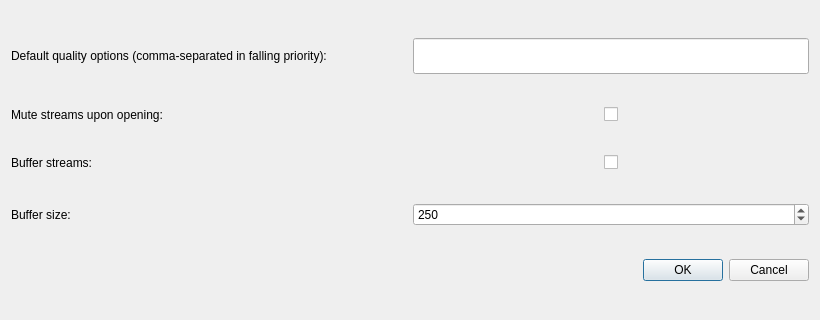
<?xml version="1.0" encoding="UTF-8"?>
<ui version="4.0">
 <class>SettingsDialog</class>
 <widget class="QDialog" name="SettingsDialog">
  <property name="geometry">
   <rect>
    <x>0</x>
    <y>0</y>
    <width>820</width>
    <height>320</height>
   </rect>
  </property>
  <property name="windowTitle">
   <string>Settings</string>
  </property>
  <layout class="QVBoxLayout" name="verticalLayout">
   <item>
    <layout class="QHBoxLayout" name="qualityOptionsLayout">
     <item alignment="Qt::AlignLeft">
      <widget class="QLabel" name="qualityOptionsLabel">
       <property name="text">
        <string>Default quality options (comma-separated in falling priority):</string>
       </property>
      </widget>
     </item>
     <item>
      <widget class="QLineEdit" name="qualityOptionsLineEdit">
       <property name="sizePolicy">
        <sizepolicy hsizetype="Minimum" vsizetype="Fixed">
         <horstretch>0</horstretch>
         <verstretch>0</verstretch>
        </sizepolicy>
       </property>
       <property name="minimumSize">
        <size>
         <width>275</width>
         <height>36</height>
        </size>
       </property>
      </widget>
     </item>
    </layout>
   </item>
   <item>
    <layout class="QHBoxLayout" name="muteStreamsLayout">
     <item>
      <widget class="QLabel" name="muteStreamsLabel">
       <property name="text">
        <string>Mute streams upon opening:</string>
       </property>
      </widget>
     </item>
     <item alignment="Qt::AlignHCenter">
      <widget class="QCheckBox" name="muteStreamsCheckBox">
       <property name="text">
        <string/>
       </property>
       <property name="checked">
        <bool>false</bool>
       </property>
      </widget>
     </item>
    </layout>
   </item>
   <item>
    <layout class="QHBoxLayout" name="bufferStreamsLayout">
     <item alignment="Qt::AlignLeft">
      <widget class="QLabel" name="bufferStreamLabel">
       <property name="text">
        <string>Buffer streams:</string>
       </property>
      </widget>
     </item>
     <item alignment="Qt::AlignHCenter">
      <widget class="QCheckBox" name="bufferStreamCheckBox">
       <property name="text">
        <string/>
       </property>
       <property name="checked">
        <bool>false</bool>
       </property>
      </widget>
     </item>
    </layout>
   </item>
   <item>
    <layout class="QHBoxLayout" name="bufferSizeLayout">
     <item alignment="Qt::AlignLeft">
      <widget class="QLabel" name="bufferSizeLabel">
       <property name="text">
        <string>Buffer size:</string>
       </property>
      </widget>
     </item>
     <item>
      <widget class="QSpinBox" name="bufferSizeSpinBox">
       <property name="maximum">
        <number>1000000</number>
       </property>
       <property name="singleStep">
        <number>10</number>
       </property>
       <property name="value">
        <number>250</number>
       </property>
      </widget>
     </item>
    </layout>
   </item>
   <item>
    <widget class="QDialogButtonBox" name="buttonBox">
     <property name="orientation">
      <enum>Qt::Horizontal</enum>
     </property>
     <property name="standardButtons">
      <set>QDialogButtonBox::Cancel|QDialogButtonBox::Ok</set>
     </property>
    </widget>
   </item>
  </layout>
 </widget>
 <resources/>
 <connections>
  <connection>
   <sender>buttonBox</sender>
   <signal>accepted()</signal>
   <receiver>SettingsDialog</receiver>
   <slot>accept()</slot>
   <hints>
    <hint type="sourcelabel">
     <x>248</x>
     <y>254</y>
    </hint>
    <hint type="destinationlabel">
     <x>157</x>
     <y>274</y>
    </hint>
   </hints>
  </connection>
  <connection>
   <sender>buttonBox</sender>
   <signal>rejected()</signal>
   <receiver>SettingsDialog</receiver>
   <slot>reject()</slot>
   <hints>
    <hint type="sourcelabel">
     <x>316</x>
     <y>260</y>
    </hint>
    <hint type="destinationlabel">
     <x>286</x>
     <y>274</y>
    </hint>
   </hints>
  </connection>
 </connections>
</ui>
